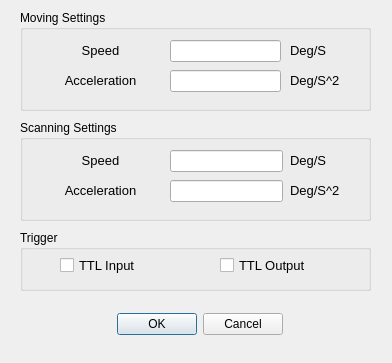
<?xml version="1.0" encoding="UTF-8"?>
<ui version="4.0">
 <class>Settings</class>
 <widget class="QDialog" name="Settings">
  <property name="windowModality">
   <enum>Qt::NonModal</enum>
  </property>
  <property name="geometry">
   <rect>
    <x>0</x>
    <y>0</y>
    <width>392</width>
    <height>363</height>
   </rect>
  </property>
  <property name="windowTitle">
   <string>Settings</string>
  </property>
  <property name="modal">
   <bool>true</bool>
  </property>
  <widget class="QGroupBox" name="ScanningSettings">
   <property name="geometry">
    <rect>
     <x>20</x>
     <y>120</y>
     <width>351</width>
     <height>101</height>
    </rect>
   </property>
   <property name="title">
    <string>Scanning Settings</string>
   </property>
   <widget class="QLineEdit" name="leScanningSpeed">
    <property name="geometry">
     <rect>
      <x>150</x>
      <y>30</y>
      <width>113</width>
      <height>22</height>
     </rect>
    </property>
   </widget>
   <widget class="QLineEdit" name="leScanningAcceleration">
    <property name="geometry">
     <rect>
      <x>150</x>
      <y>60</y>
      <width>113</width>
      <height>22</height>
     </rect>
    </property>
   </widget>
   <widget class="QLabel" name="label_5">
    <property name="geometry">
     <rect>
      <x>20</x>
      <y>30</y>
      <width>121</width>
      <height>21</height>
     </rect>
    </property>
    <property name="font">
     <font>
      <pointsize>10</pointsize>
     </font>
    </property>
    <property name="text">
     <string>Speed</string>
    </property>
    <property name="alignment">
     <set>Qt::AlignCenter</set>
    </property>
   </widget>
   <widget class="QLabel" name="label_6">
    <property name="geometry">
     <rect>
      <x>20</x>
      <y>60</y>
      <width>121</width>
      <height>21</height>
     </rect>
    </property>
    <property name="font">
     <font>
      <pointsize>10</pointsize>
     </font>
    </property>
    <property name="text">
     <string>Acceleration</string>
    </property>
    <property name="alignment">
     <set>Qt::AlignCenter</set>
    </property>
   </widget>
   <widget class="QLabel" name="label_7">
    <property name="geometry">
     <rect>
      <x>270</x>
      <y>30</y>
      <width>71</width>
      <height>21</height>
     </rect>
    </property>
    <property name="font">
     <font>
      <pointsize>10</pointsize>
     </font>
    </property>
    <property name="text">
     <string>Deg/S</string>
    </property>
    <property name="alignment">
     <set>Qt::AlignLeading|Qt::AlignLeft|Qt::AlignVCenter</set>
    </property>
   </widget>
   <widget class="QLabel" name="label_8">
    <property name="geometry">
     <rect>
      <x>270</x>
      <y>60</y>
      <width>71</width>
      <height>21</height>
     </rect>
    </property>
    <property name="font">
     <font>
      <pointsize>10</pointsize>
     </font>
    </property>
    <property name="text">
     <string>Deg/S^2</string>
    </property>
    <property name="alignment">
     <set>Qt::AlignLeading|Qt::AlignLeft|Qt::AlignVCenter</set>
    </property>
   </widget>
  </widget>
  <widget class="QGroupBox" name="MovingSettings">
   <property name="geometry">
    <rect>
     <x>20</x>
     <y>10</y>
     <width>351</width>
     <height>101</height>
    </rect>
   </property>
   <property name="title">
    <string>Moving Settings</string>
   </property>
   <widget class="QLabel" name="label">
    <property name="geometry">
     <rect>
      <x>20</x>
      <y>30</y>
      <width>121</width>
      <height>21</height>
     </rect>
    </property>
    <property name="font">
     <font>
      <pointsize>10</pointsize>
     </font>
    </property>
    <property name="text">
     <string>Speed</string>
    </property>
    <property name="alignment">
     <set>Qt::AlignCenter</set>
    </property>
   </widget>
   <widget class="QLabel" name="label_2">
    <property name="geometry">
     <rect>
      <x>20</x>
      <y>60</y>
      <width>121</width>
      <height>21</height>
     </rect>
    </property>
    <property name="font">
     <font>
      <pointsize>10</pointsize>
     </font>
    </property>
    <property name="text">
     <string>Acceleration</string>
    </property>
    <property name="alignment">
     <set>Qt::AlignCenter</set>
    </property>
   </widget>
   <widget class="QLineEdit" name="leMovingSpeed">
    <property name="geometry">
     <rect>
      <x>150</x>
      <y>30</y>
      <width>111</width>
      <height>22</height>
     </rect>
    </property>
   </widget>
   <widget class="QLineEdit" name="leMovingAcceleration">
    <property name="geometry">
     <rect>
      <x>150</x>
      <y>60</y>
      <width>111</width>
      <height>22</height>
     </rect>
    </property>
   </widget>
   <widget class="QLabel" name="label_3">
    <property name="geometry">
     <rect>
      <x>270</x>
      <y>30</y>
      <width>71</width>
      <height>21</height>
     </rect>
    </property>
    <property name="font">
     <font>
      <pointsize>10</pointsize>
     </font>
    </property>
    <property name="text">
     <string>Deg/S</string>
    </property>
    <property name="alignment">
     <set>Qt::AlignLeading|Qt::AlignLeft|Qt::AlignVCenter</set>
    </property>
   </widget>
   <widget class="QLabel" name="label_4">
    <property name="geometry">
     <rect>
      <x>270</x>
      <y>60</y>
      <width>71</width>
      <height>21</height>
     </rect>
    </property>
    <property name="font">
     <font>
      <pointsize>10</pointsize>
     </font>
    </property>
    <property name="text">
     <string>Deg/S^2</string>
    </property>
    <property name="alignment">
     <set>Qt::AlignLeading|Qt::AlignLeft|Qt::AlignVCenter</set>
    </property>
   </widget>
  </widget>
  <widget class="QDialogButtonBox" name="buttonBox">
   <property name="geometry">
    <rect>
     <x>90</x>
     <y>310</y>
     <width>193</width>
     <height>28</height>
    </rect>
   </property>
   <property name="standardButtons">
    <set>QDialogButtonBox::Cancel|QDialogButtonBox::Ok</set>
   </property>
  </widget>
  <widget class="QGroupBox" name="groupBox">
   <property name="geometry">
    <rect>
     <x>20</x>
     <y>230</y>
     <width>351</width>
     <height>61</height>
    </rect>
   </property>
   <property name="title">
    <string>Trigger</string>
   </property>
   <widget class="QCheckBox" name="cbTTLInput">
    <property name="geometry">
     <rect>
      <x>40</x>
      <y>10</y>
      <width>111</width>
      <height>51</height>
     </rect>
    </property>
    <property name="font">
     <font>
      <pointsize>10</pointsize>
     </font>
    </property>
    <property name="layoutDirection">
     <enum>Qt::LeftToRight</enum>
    </property>
    <property name="text">
     <string>TTL Input</string>
    </property>
   </widget>
   <widget class="QCheckBox" name="cbTTLOutput">
    <property name="geometry">
     <rect>
      <x>200</x>
      <y>10</y>
      <width>111</width>
      <height>51</height>
     </rect>
    </property>
    <property name="font">
     <font>
      <pointsize>10</pointsize>
     </font>
    </property>
    <property name="layoutDirection">
     <enum>Qt::LeftToRight</enum>
    </property>
    <property name="text">
     <string>TTL Output</string>
    </property>
   </widget>
  </widget>
 </widget>
 <resources/>
 <connections/>
</ui>
